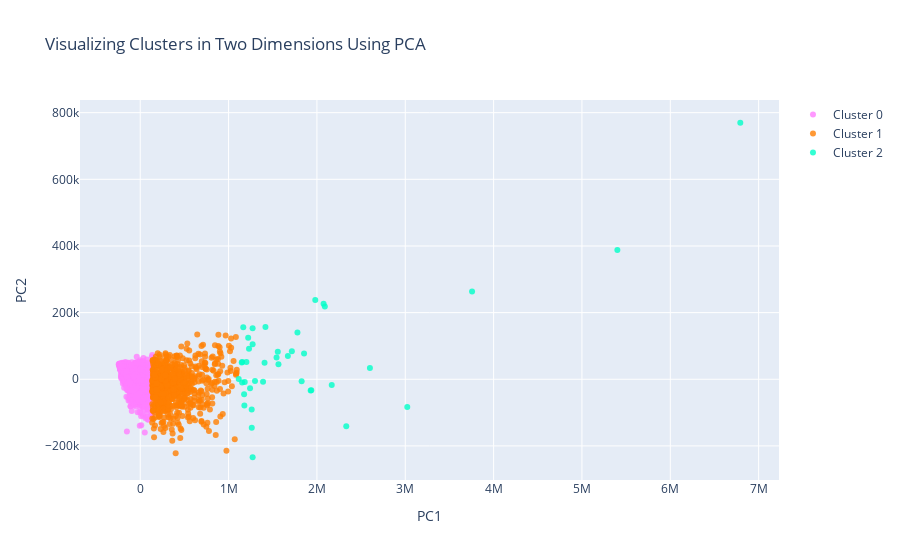

The cell this chart's notebook holds for it:
### Code cell
#Instructions for building the 2-D plot

#trace1 is for 'Cluster 0'
trace1 = go.Scatter(
                    x = cluster0["PC1_2d"],
                    y = cluster0["PC2_2d"],
                    mode = "markers",
                    name = "Cluster 0",
                    marker = dict(color = 'rgba(255, 128, 255, 0.8)'),
                    text = None)

#trace2 is for 'Cluster 1'
trace2 = go.Scatter(
                    x = cluster1["PC1_2d"],
                    y = cluster1["PC2_2d"],
                    mode = "markers",
                    name = "Cluster 1",
                    marker = dict(color = 'rgba(255, 128, 2, 0.8)'),
                    text = None)

#trace3 is for 'Cluster 2'
trace3 = go.Scatter(
                    x = cluster2["PC1_2d"],
                    y = cluster2["PC2_2d"],
                    mode = "markers",
                    name = "Cluster 2",
                    marker = dict(color = 'rgba(0, 255, 200, 0.8)'),
                    text = None)

data = [trace1, trace2, trace3]

title = "Visualizing Clusters in Two Dimensions Using PCA"

layout = dict(title = title,
              xaxis= dict(title= 'PC1',ticklen= 5,zeroline= False),
              yaxis= dict(title= 'PC2',ticklen= 5,zeroline= False)
             )

fig = dict(data = data, layout = layout)

iplot(fig)

### Figure 1 — Plotly figure (JSON) as saved in the notebook; plotly's stock layout.template omitted (floating-point values rounded to 4 significant figures; data arrays with more than 128 entries replaced by an {"elided": "..."} marker saying what was removed)
{"data": [{"marker": {"color": "rgba(255, 128, 255, 0.8)"}, "mode": "markers", "name": "Cluster 0", "type": "scatter", "x": {"elided": "4168 float values"}, "y": {"elided": "4168 float values"}}, {"marker": {"color": "rgba(255, 128, 2, 0.8)"}, "mode": "markers", "name": "Cluster 1", "type": "scatter", "x": {"elided": "791 float values"}, "y": {"elided": "791 float values"}}, {"marker": {"color": "rgba(0, 255, 200, 0.8)"}, "mode": "markers", "name": "Cluster 2", "type": "scatter", "x": [6792000.0, 1155000.0, 1243000.0, 3756000.0, 2076000.0, 1222000.0, 1179000.0, 2600000.0, 1167000.0, 1149000.0, 1390000.0, 1827000.0, 1929000.0, 1272000.0, 1272000.0, 1565000.0, 1299000.0, 1262000.0, 1232000.0, 1716000.0, 1115000.0, 1263000.0, 1780000.0, 2332000.0, 2090000.0, 1272000.0, 3023000.0, 1176000.0, 1981000.0, 1154000.0, 1183000.0, 1202000.0, 1936000.0, 2168000.0, 1543000.0, 1407000.0, 5401000.0, 1671000.0, 1557000.0, 1418000.0, 1855000.0], "y": [769800.0, 51760.0, -27240.0, 263600.0, 226600.0, 124600.0, -79000.0, 33470.0, 156100.0, 50590.0, -7571.0, -5649.0, -33740.0, -234000.0, 152800.0, 44950.0, -4880.0, -90420.0, 91440.0, 84230.0, 562.6, -145400.0, 140500.0, -141100.0, 218700.0, 105200.0, -83290.0, -44920.0, 238000.0, -9556.0, -8407.0, 52180.0, -33010.0, -17400.0, 65380.0, 49330.0, 388200.0, 69490.0, 82330.0, 157000.0, 77120.0]}], "layout": {"title": {"text": "Visualizing Clusters in Two Dimensions Using PCA"}, "xaxis": {"ticklen": 5, "title": {"text": "PC1"}, "zeroline": false}, "yaxis": {"ticklen": 5, "title": {"text": "PC2"}, "zeroline": false}}}
